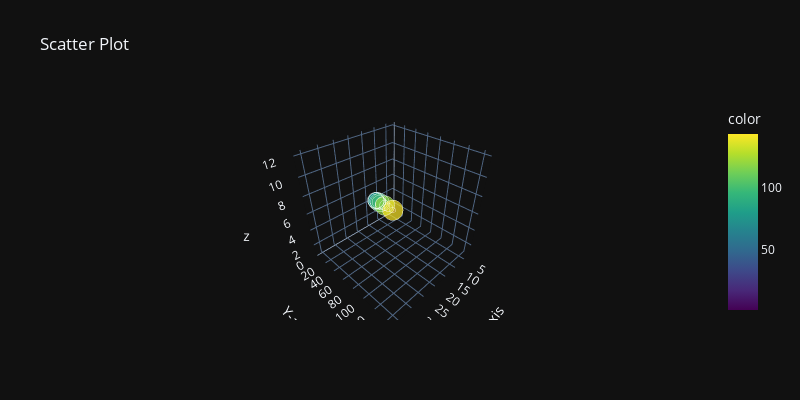

Here is the notebook cell this chart was saved with:
### Code cell
x = [3,6,9,12,15,18,21,24,27,30,33,36]
y = [1,4,9,16,25,36,49,64,81,100,121,144]
z = [1,2,3,4,5,6,7,8,9,10,11,12]
fig = px.scatter_3d(x=x, y=y, z=z, title='Scatter Plot', labels={'x':'X-axis', 'y':'Y-axis'},
width=800, height=400, template='plotly_dark', color=y, color_continuous_scale='Viridis', size=x)
fig.show()

### Figure 1 — Plotly figure (JSON) as saved in the notebook; plotly's stock layout.template omitted (floating-point values rounded to 4 significant figures)
{"data": [{"hovertemplate": "X-axis=%{x}<br>Y-axis=%{y}<br>z=%{z}<br>size=%{marker.size}<br>color=%{marker.color}<extra></extra>", "legendgroup": "", "marker": {"color": [1, 4, 9, 16, 25, 36, 49, 64, 81, 100, 121, 144], "coloraxis": "coloraxis", "size": [3, 6, 9, 12, 15, 18, 21, 24, 27, 30, 33, 36], "sizemode": "area", "sizeref": 0.09, "symbol": "circle"}, "mode": "markers", "name": "", "scene": "scene", "showlegend": false, "type": "scatter3d", "x": [3, 6, 9, 12, 15, 18, 21, 24, 27, 30, 33, 36], "y": [1, 4, 9, 16, 25, 36, 49, 64, 81, 100, 121, 144], "z": [1, 2, 3, 4, 5, 6, 7, 8, 9, 10, 11, 12]}], "layout": {"coloraxis": {"colorbar": {"title": {"text": "color"}}, "colorscale": [[0, "#440154"], [0.1111, "#482878"], [0.2222, "#3e4989"], [0.3333, "#31688e"], [0.4444, "#26828e"], [0.5556, "#1f9e89"], [0.6667, "#35b779"], [0.7778, "#6ece58"], [0.8889, "#b5de2b"], [1, "#fde725"]]}, "height": 400, "legend": {"itemsizing": "constant", "tracegroupgap": 0}, "scene": {"domain": {"x": [0, 1], "y": [0, 1]}, "xaxis": {"title": {"text": "X-axis"}}, "yaxis": {"title": {"text": "Y-axis"}}, "zaxis": {"title": {"text": "z"}}}, "title": {"text": "Scatter Plot"}, "width": 800}}
